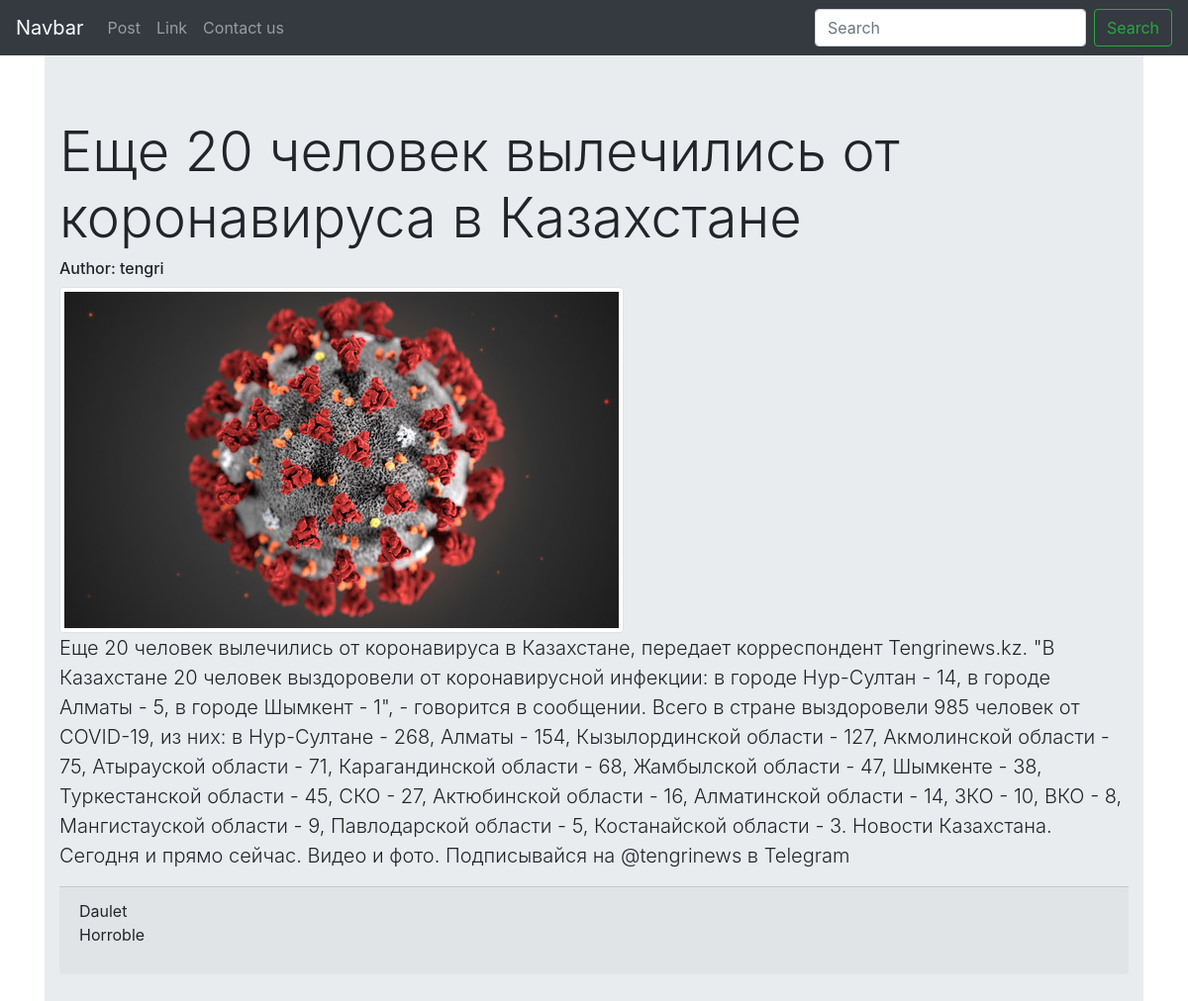
/4, run on the app's committed database.
### blog/models.py (models this page shows, shortened)
class Post(models.Model):
	author = models.CharField(max_length=200)
	title = models.CharField(max_length=200)
	text = models.TextField(blank=True)
	cover = models.ImageField(blank=True)
	created_date = models.DateTimeField(default=timezone.now)
	published_date = models.DateTimeField(blank=True, null=True)

class Comment(models.Model):
	post = models.ForeignKey(Post, on_delete=models.CASCADE, related_name='comments')
	comment = models.CharField(max_length=200)
	author = models.CharField(max_length=32)
	def __str__(self):
		return self.comment

### blog/views.py (the view)
# urls.py: path('<int:pk>', PostDetailView.as_view(), name='post_detail'),
class PostDetailView(DetailView):
	model = Post
	context_object_name = 'post'
	template_name='post_detail_view.html'

### templates/post_detail_view.html
{% extends "_base.html" %}
{% block content %}
<div class="jumbotron jumbotron-fluid">
  <div class="container">
    <h1 class="display-4">{{ post.title }}</h1>
    <h6>Author: {{ post.author }}</h6>
    {% if post.cover %}
		<img class="img-thumbnail" src="{{ post.cover.url }}" alt="{{ post.title }}">
	{% endif %}
    <p class="lead text-break">{{ post.text }}</p>
    <div class="card-footer">
      {% for comment in post.comments.all %}
        <p>
          <span> {{ comment.author }} </span> <br>
          {{ comment }}
        </p>
      {% endfor %}
    </div>
  </div>
</div>
{% endblock content %}

### data on the page
Post: title "Еще 20 человек вылечились от коронавируса в Казахстане", author "tengri", cover (picture), text "Еще 20 человек вылечились от коронавируса в Казахстане, передает корреспондент Tengrinews.kz. \"В Казахстане 20 человек выздоровели от коронавирусной инфекции: в городе Нур-Султан - 14, в городе Алматы - 5, в городе Шымкент - 1\", - говорится в сообщении. Всего в стране выздоровели 985 человек от COVID-19, из них: в Нур-Султане - 268, Алматы - 154, Кызылординской области - 127, Акмолинской области - 75, Атырауской области - 71, Карагандинской области - 68, Жамбылской области - 47, Шымкенте - 38, Туркестанской области - 45, СКО - 27, Актюбинской области - 16, Алматинской области - 14, ЗКО - 10, ВКО - 8, Мангистауской области - 9, Павлодарской области - 5, Костанайской области - 3. Новости…"
Comment: author "Daulet", comment "Horroble"
